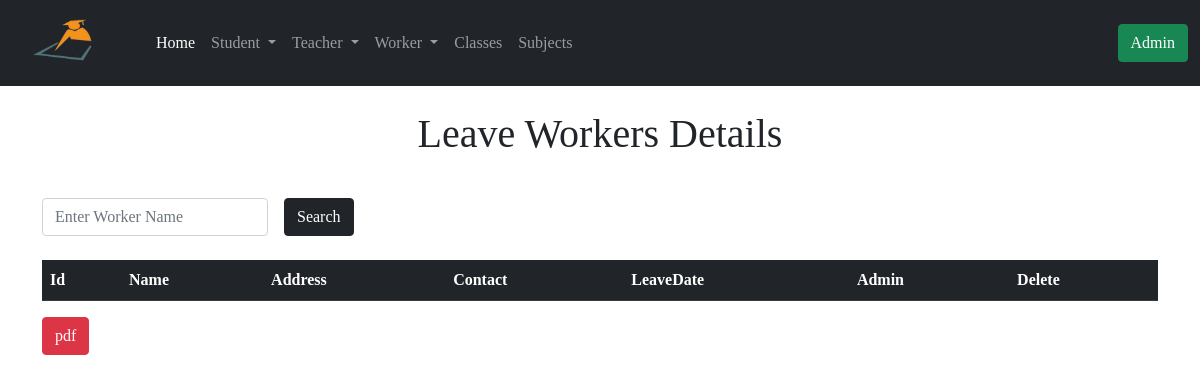
/leave_worker_detials, run on an earlier commit of the app's database.
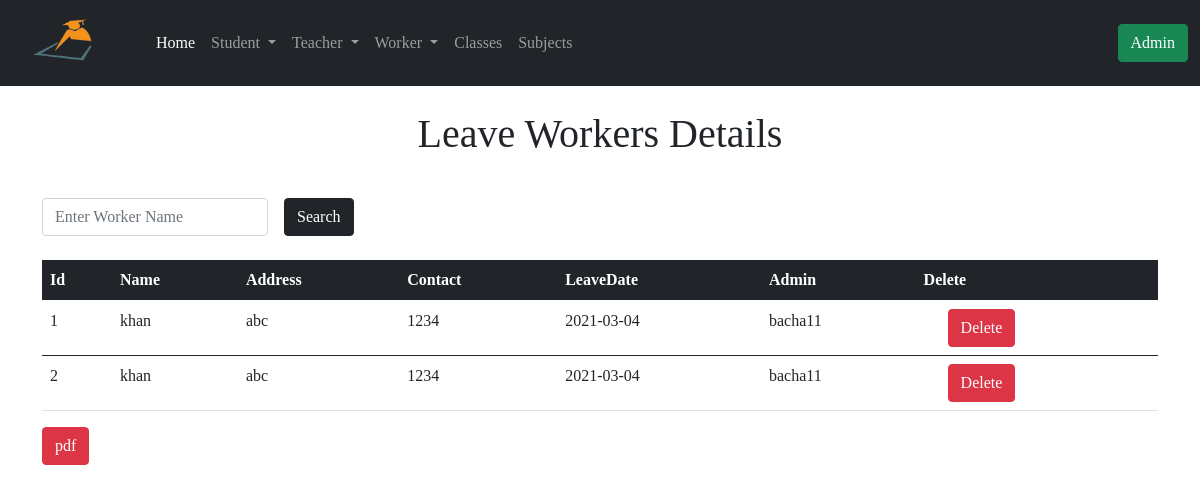
And on a later commit of the database.
### app/models.py (models this page shows, shortened)
class LeaveWorker(db.Model):
    id = db.Column(db.Integer, primary_key=True)
    leave_worker_name = db.Column(db.String(64), index=True)
    leave_worker_address = db.Column(db.String(128), index=True)
    leave_worker_contact = db.Column(db.String(64), index=True)
    leave_date = db.Column(db.DateTime, default=datetime.utcnow())
    admin_id = db.Column(db.Integer, db.ForeignKey('admin.id'))

class Admin(UserMixin, db.Model):
    id = db.Column(db.Integer, primary_key=True)
    username = db.Column(db.String(32), unique=True, index=True)
    email = db.Column(db.String(64), unique=True, index=True)
    password_hash = db.Column(db.String(128))
    join_date = db.Column(db.DateTime, default=datetime.utcnow())
    student = db.relationship('Student', backref='admin')
    leavestudent = db.relationship('LeaveStudent', backref='admin')
    teacher = db.relationship('Teacher', backref='admin')
    leaveteacher = db.relationship('LeaveTeacher', backref='admin')
    worker = db.relationship('Worker', backref='admin')
    leaveworker = db.relationship('LeaveWorker', backref='admin')
    classs = db.relationship('Class', backref='admin')
    subject = db.relationship('Subject', backref='admin')

### app/routes.py (the view)
@app.route('/leave_worker_detials')
def leave_worker_detials():
    query = request.args.get('query')
    if query:
        leave_worker = LeaveWorker.query.filter(LeaveWorker.leave_worker_name.contains(query))
        return render_template('leave_worker.html', title='Leave Worker', leave_worker=leave_worker, query=query)
    page = request.args.get('page', 1, type=int)
    leave_worker = LeaveWorker.query.order_by(LeaveWorker.id.asc()).paginate(
        page, app.config['ENTRY_PER_PAGE'], False)
    next_url = url_for('leave_worker_detials', page=leave_worker.next_num) \
        if leave_worker.has_next else None
    prev_url = url_for('leave_worker_detials', page=leave_worker.prev_num) \
        if leave_worker.has_prev else None
    return render_template('leave_worker.html', title='Leave Worker', leave_worker=leave_worker.items, next_url=next_url, prev_url=prev_url)

### app/templates/leave_worker.html (shortened to what this page needs)
{% extends 'base.html' %}
{% block content %}
<div class="container">
  {% if query %}
  <h1 class="text-center mt-4">Search Result About! <span class="text-primary"> {{ query }} </span></h1>
  {% else %}
  <h1 class="text-center mt-4">Leave Workers Details</h1>
  {% endif %}
  <form action="" method="GET">
    <div class="row g-3 align-items-center mt-4">
      <div class="col-auto">
        <input type="search" name="query" id="inputPassword6" class="form-control" placeholder="Enter Worker Name" required>
      </div>
      <div class="col-auto">
        <button type="submit" class="btn btn-dark">Search</button>
      </div>
    </div>
  </form>
  <table class="table mt-4">
      <thead class="table-dark">
        <tr>
          <th scope="col">Id</th>
          <th scope="col">Name</th>
          <th scope="col">Address</th>
          <th scope="col">Contact</th>
          <th scope="col">LeaveDate</th>
          <th scope="col">Admin</th>
          <th scope="col">Delete</th>
        </tr>
      </thead>
      {% for worker in leave_worker %}
      <tbody>
        <tr>
          <td> {{ worker.id }}</td>
          <td> {{ worker.leave_worker_name }} </td>
          <td> {{ worker.leave_worker_address }} </td>
          <td> {{ worker.leave_worker_contact }} </td>
          <td> {{ worker.leave_date.strftime('%Y-%m-%d') }} </td>
          <td> {{ worker.admin.username }} </td>
          <td>
              <button type="button" class="btn btn-danger ms-4" data-bs-toggle="modal" data-bs-target="#exampleModal">
                  Delete
              </button>
          </td>
        </tr>
      </tbody>
      {% endfor %}
  </table>
  <form action="{{ url_for('leave_worker_pdf') }}" method="POST">
    <button type="submit" class="btn btn-danger">pdf</button>
  </form>
</div>
{% endblock %}

### app/templates/base.html (shortened to what this page needs)
<!DOCTYPE html>
<html lang="en">
<head>
    <link href="https://cdn.jsdelivr.net/npm/bootstrap@5.0.0-beta2/dist/css/bootstrap.min.css" rel="stylesheet">
</head>
<body>
    {% include 'nav.html' %}
    {% block content %} {% endblock %}
</body>
</html>

### app/templates/nav.html (shortened to what this page needs)
<nav class="navbar navbar-expand-lg navbar-dark bg-dark">
    <div class="container-fluid">
      <a class="navbar-brand" href="{{ url_for('index') }}"><img src=" {{ url_for('static', filename='image/rsz_1logo.png')}} " class="brand_logo " width="120px" height="60px"  alt="Logo"></a>
      <div class="collapse navbar-collapse" id="navbarSupportedContent">
        <ul class="navbar-nav me-auto mb-2 mb-lg-0">
          <li class="nav-item">
            <a class="nav-link active" aria-current="page" href="{{ url_for('index') }}">Home</a>
          </li>
          <li class="nav-item dropdown">
            <a class="nav-link dropdown-toggle" href="#" id="navbarDropdown" role="button" data-bs-toggle="dropdown" aria-expanded="false">
              Student
            </a>
          </li>
          <li class="nav-item dropdown">
            <a class="nav-link dropdown-toggle" href="#" id="navbarDropdown" role="button" data-bs-toggle="dropdown" aria-expanded="false">
              Teacher
            </a>
          </li>
          <li class="nav-item dropdown">
            <a class="nav-link dropdown-toggle" href="#" id="navbarDropdown" role="button" data-bs-toggle="dropdown" aria-expanded="false">
              Worker
            </a>
          </li>
          <li class="nav-item">
            <a class="nav-link " aria-current="page" href="{{ url_for('list_of_class') }}">Classes</a>
          </li>
          <li class="nav-item">
            <a class="nav-link " aria-current="page" href="{{ url_for('list_of_subject') }}">Subjects</a>
          </li>
        </ul>
        {% if current_user.is_anonymous %}
        <a href="{{ url_for('admin_login') }}"><button class="btn btn-success ms-2">Admin</button></a>
        {% else %}
        <a href="{{ url_for('admin_logout') }}"><button class="btn btn-success ms-2">Logout</button></a>
        {% endif %}
      </div>
    </div>
  </nav>

### app/templates/base.html (style rules this page uses)
body { font-family: 'Times New Roman', Times, serif; }

What changed in the data, as far as the page shows it:
added LeaveWorker: id "1", leave_worker_name "khan", leave_worker_address "abc", leave_worker_contact "1234", leave_date "2021-03-04", admin.username "bacha11"
added LeaveWorker: id "2", leave_worker_name "khan", leave_worker_address "abc", leave_worker_contact "1234", leave_date "2021-03-04", admin.username "bacha11"
